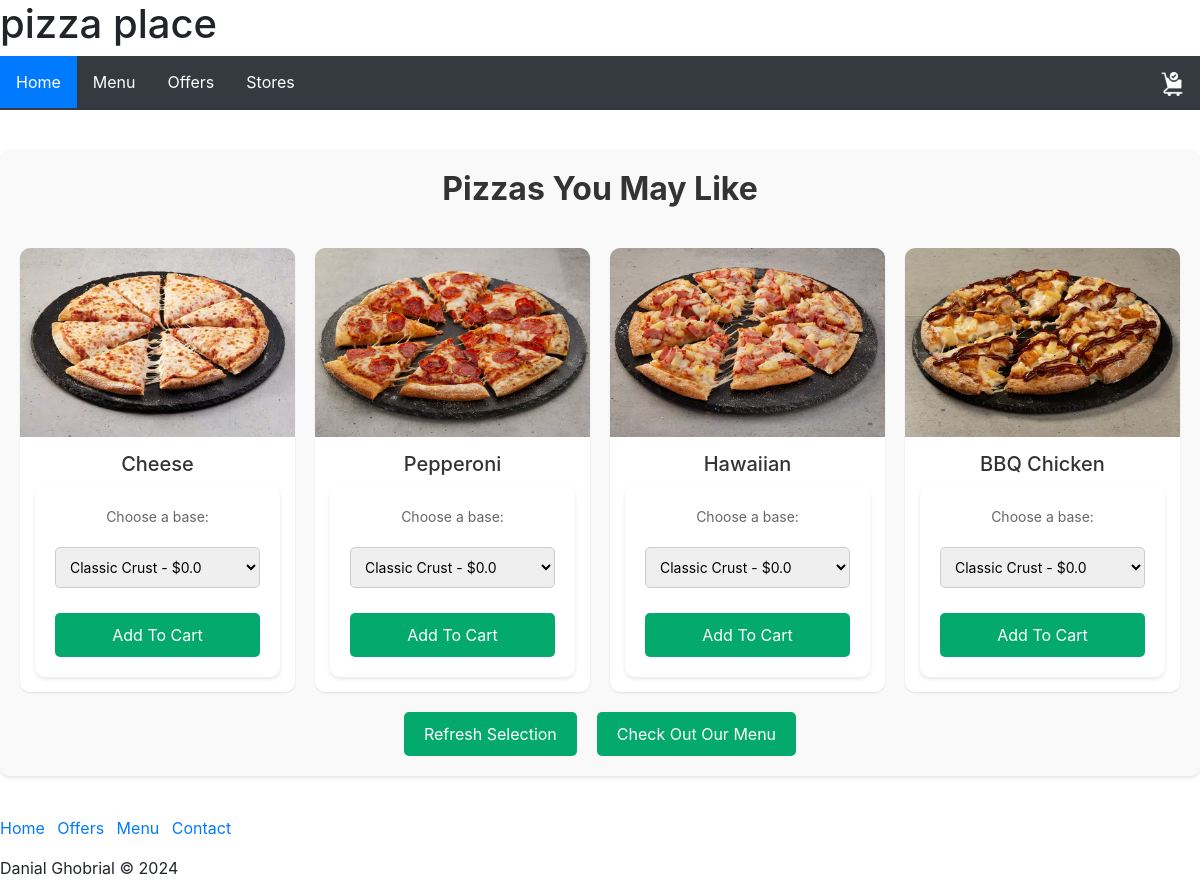
The page / on the database its author committed.
### tables this page shows
CREATE TABLE Pizza (ID INTEGER PRIMARY KEY, Type TEXT, Price REAL, photo);

### routes.py (the view)
@app.route('/')
def home():
    conn = sqlite3.connect(DATABASE)
    cur = conn.cursor()
    random_data = get_random_data()
    cur.execute('SELECT * FROM Base')
    bases = cur.fetchall()
    return render_template('home.html', data=random_data, bases=bases, title="Home")

### routes.py (called while the page is built)
def get_random_data():
    with sqlite3.connect("Database/pizza.db") as conn:
        cursor = conn.cursor()
        cursor.execute("SELECT * FROM Pizza ORDER BY RANDOM() LIMIT 4")
        data = cursor.fetchall()
    return data

### templates/home.html (shortened to what this page needs)
{% extends "layout.html" %}
{% block content %}
<div class="home-container">
  <h2 class="section-title"><b>Pizzas You May Like</b></h2>
  <div class="pizzas-grid">
    {% for pizza in data %}
      <div class="pizza-card">
        <div class="pizza-image">
          <a href="/pizza/{{ pizza[0] }}"><img src="{{ pizza[3] }}" alt="{{ pizza[1] }}"></a>
        </div>
        <div class="pizza-info">
          <h3 class="pizza-title">{{ pizza[1] }}</h3>
          <form class="add-to-cart-form" action="/cart" method="post">
            <label for="base">Choose a base:</label>
            <select name="base_id" required>
                {% for base in bases %}
                <option value="{{ base[0] }}">{{ base[1] }} - ${{ base[2] }}</option>
                {% endfor %}
            </select>
            <button type="submit" class="add-to-cart-button">Add To Cart</button>
          </form>
        </div>
      </div>
    {% endfor %}
  </div>
  <div class="home-buttons">
    <a href="/"> <button class="refresh-button">Refresh Selection</button></a>
    <a href="/menu"> <button class="menu-button">Check Out Our Menu</button> </a>
  </div>
</div>
{% endblock %}

### static/CSS/style.css (style rules this page uses)
body { font-family: 'Segoe UI', Tahoma, Geneva, Verdana, sans-serif; background-color: #f8f9fa; color: #343a40; margin: 0; padding: 0; line-height: 1.6; }
a { text-decoration: none; }
button { background-color: #04AA6D; color: #ffffff; border: none; border-radius: 5px; padding: 10px 20px; font-size: 16px; cursor: pointer; transition: background-color 0.3s, transform 0.3s; }
form { display: flex; flex-direction: column; gap: 15px; padding: 20px; background-color: #ffffff; border-radius: 10px; box-shadow: 0 2px 4px rgba(0, 0, 0, 0.1); }
.home-container { max-width: 1200px; margin: 40px auto; padding: 20px; background-color: #f9f9f9; border-radius: 10px; box-shadow: 0 2px 4px rgba(0, 0, 0, 0.1); }
.section-title { color: #333333; text-align: center; margin-bottom: 40px; }
.pizzas-grid { display: grid; grid-template-columns: repeat(auto-fit, minmax(250px, 1fr)); gap: 20px; }
.pizza-card { background-color: #ffffff; border-radius: 10px; box-shadow: 0 1px 2px rgba(0, 0, 0, 0.1); overflow: hidden; text-align: center; transition: box-shadow 0.3s; }
.pizza-image img { width: 100%; height: auto; }
.pizza-info { padding: 15px; }
.pizza-title { color: #333333; font-size: 20px; margin-bottom: 10px; }
.add-to-cart-form { margin-top: 10px; }
.add-to-cart-form label { display: block; margin-bottom: 5px; font-size: 14px; color: #666; }
.add-to-cart-form select { width: 100%; padding: 10px; margin-bottom: 10px; border: 1px solid #ccc; border-radius: 5px; font-size: 14px; }
.add-to-cart-button { background-color: #04AA6D; color: white; padding: 10px 20px; border: none; border-radius: 5px; cursor: pointer; transition: background-color 0.3s; }
.home-buttons { display: flex; justify-content: center; margin-top: 20px; }
.home-buttons button { background-color: #04AA6D; color: white; padding: 10px 20px; border: none; border-radius: 5px; cursor: pointer; transition: background-color 0.3s; margin: 0 10px; }

### rows shown on the page
Pizza: photo (picture), Type "Cheese"
Pizza: photo (picture), Type "Pepperoni"
Pizza: photo (picture), Type "Hawaiian"
Pizza: photo (picture), Type "BBQ Chicken"

### other values the page prints
form field base_id "Classic Crust - $0.0"
